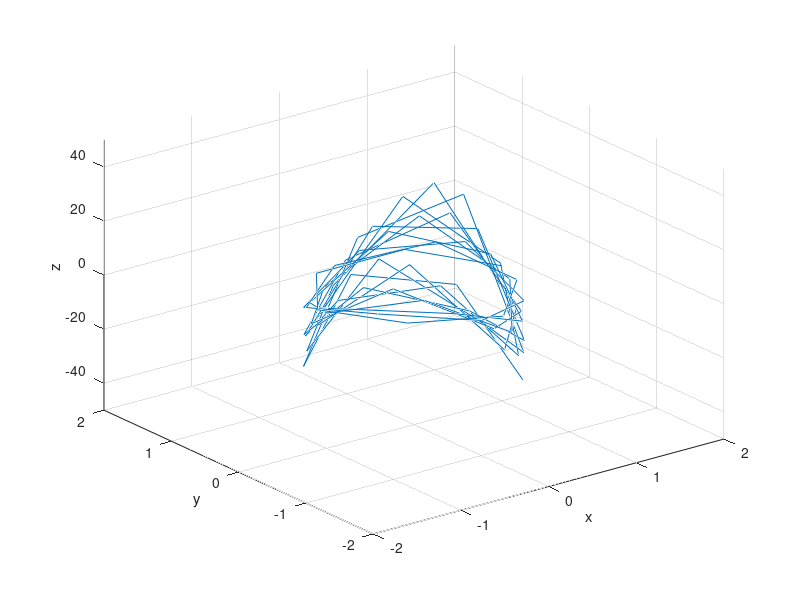

Write the MATLAB code that produced this figure.
clc;
clear all;
t = 0:20*pi;
x = cos(t);
y = sin(t);
z = t.*cos(t).*sin(t);
plot3(x,y,z)
xlabel('x')
ylabel('y')
zlabel('z')
axis([-2,2, -2,2, -50,50])
grid on
pause(10)
view(2)
pause(5)
view(3)